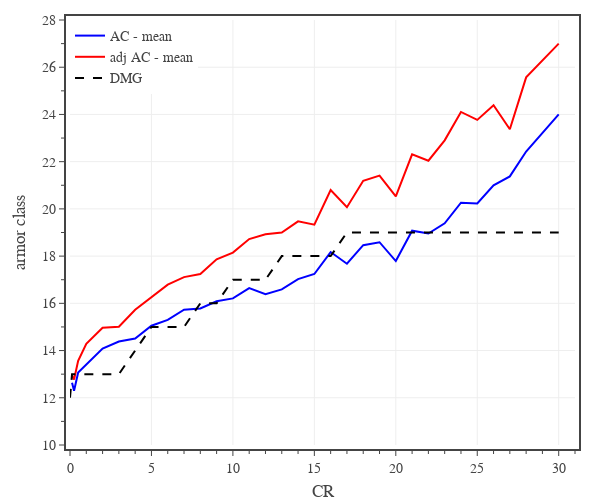

This figure's notebook cell:
### Code cell
# Fig. 1b: plots monster AC vs CR

# create figure
fig = go.Figure(
    layout=go.Layout(
        template=tfb.FIG_TEMPLATE,
        margin=dict(l=70, r=25, b=55, t=20, pad=4),
        xaxis=dict(
            title_text='CR',
            range=[0,31],
            tick0=0, dtick=5,
            minor=dict(tick0=0, dtick=1),
        ),
        yaxis=dict(
            title_text='armor class',
            range=[10,28],
            tick0=0, dtick=2,
            minor=dict(tick0=0, dtick=1),
        ),
        legend=dict(
            xanchor='left', yanchor='top',
            x=0.00, y=1.00,
            orientation='v',
            tracegroupgap=0,
        )
    )
)

plot_confidence_interval(fig, df0, 0.0, 'CR', 'AC', 'AC', 'rgba(0, 0, 255, 1.0)', 'rgba(0, 0, 255, 0.3)')

plot_confidence_interval(fig, df0, 0.0, 'CR', 'adj AC', 'adj AC', 'rgba(255, 0, 0, 1.0)', 'rgba(255, 0, 0, 0.3)')

# plot reference line
fig.add_trace(go.Scatter(
    x=dfD.index, y=dfD['AC'],
    mode='lines', 
    name='DMG',
    line=dict(color='black', dash='dash'),
    hoverinfo='skip', 
))

# show figure
fig.update_layout(width=600, height=500)
fig.show(config=tfb.FIG_CONFIG)

# save figures
if SAVEFIGS:
    fig.update_layout(autosize=True, width=None, height=None)
    tfb.save_fig_html(fig, format='large', name='fig-ac-vs-cr-large')
    tfb.save_fig_html(fig, format='small', name='fig-ac-vs-cr-small')

### Figure 1 — Plotly figure (JSON) as saved in the notebook; plotly's stock layout.template omitted (floating-point values rounded to 4 significant figures)
{"data": [{"hovertemplate": "<b>AC</b><br>CR %{x:,.0f}<br>Mean %{y:,.1f}<br><extra></extra>", "legendgroup": "AC", "line": {"color": "rgba(0, 0, 255, 1.0)"}, "mode": "lines", "name": "AC - mean", "type": "scatter", "x": [0.125, 0.25, 0.5, 1, 2, 3, 4, 5, 6, 7, 8, 9, 10, 11, 12, 13, 14, 15, 16, 17, 18, 19, 20, 21, 22, 23, 24, 25, 26, 27, 28, 30], "y": [12.63, 12.3, 13.07, 13.41, 14.08, 14.38, 14.51, 15.05, 15.3, 15.73, 15.78, 16.09, 16.21, 16.65, 16.39, 16.59, 17.03, 17.24, 18.17, 17.68, 18.46, 18.59, 17.79, 19.08, 18.96, 19.39, 20.26, 20.23, 21, 21.38, 22.43, 24]}, {"hovertemplate": "<b>adj AC</b><br>CR %{x:,.0f}<br>Mean %{y:,.1f}<br><extra></extra>", "legendgroup": "adj AC", "line": {"color": "rgba(255, 0, 0, 1.0)"}, "mode": "lines", "name": "adj AC - mean", "type": "scatter", "x": [0.125, 0.25, 0.5, 1, 2, 3, 4, 5, 6, 7, 8, 9, 10, 11, 12, 13, 14, 15, 16, 17, 18, 19, 20, 21, 22, 23, 24, 25, 26, 27, 28, 30], "y": [12.95, 12.77, 13.56, 14.28, 14.97, 15.01, 15.73, 16.26, 16.79, 17.11, 17.24, 17.86, 18.15, 18.72, 18.93, 19, 19.47, 19.33, 20.8, 20.07, 21.19, 21.41, 20.53, 22.31, 22.04, 22.9, 24.11, 23.77, 24.39, 23.38, 25.57, 27]}, {"hoverinfo": "skip", "line": {"color": "black", "dash": "dash"}, "mode": "lines", "name": "DMG", "type": "scatter", "x": [0, 0.125, 0.25, 0.5, 1, 2, 3, 4, 5, 6, 7, 8, 9, 10, 11, 12, 13, 14, 15, 16, 17, 18, 19, 20, 21, 22, 23, 24, 25, 26, 27, 28, 29, 30], "y": [12, 13, 13, 13, 13, 13, 13, 14, 15, 15, 15, 16, 16, 17, 17, 17, 18, 18, 18, 18, 19, 19, 19, 19, 19, 19, 19, 19, 19, 19, 19, 19, 19, 19]}], "layout": {"height": 500, "legend": {"orientation": "v", "tracegroupgap": 0, "x": 0, "xanchor": "left", "y": 1, "yanchor": "top"}, "margin": {"b": 55, "l": 70, "pad": 4, "r": 25, "t": 20}, "width": 600, "xaxis": {"dtick": 5, "minor": {"dtick": 1, "tick0": 0}, "range": [0, 31], "tick0": 0, "title": {"text": "CR"}}, "yaxis": {"dtick": 2, "minor": {"dtick": 1, "tick0": 0}, "range": [10, 28], "tick0": 0, "title": {"text": "armor class"}}}}
